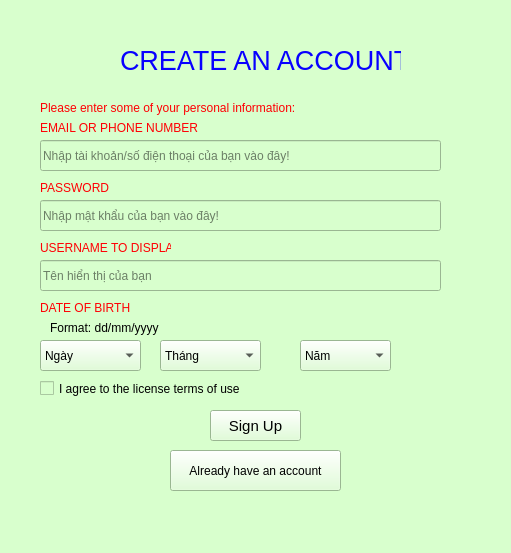
<?xml version="1.0" encoding="UTF-8"?>
<ui version="4.0">
 <class>MainWindow</class>
 <widget class="QMainWindow" name="MainWindow">
  <property name="geometry">
   <rect>
    <x>0</x>
    <y>0</y>
    <width>511</width>
    <height>553</height>
   </rect>
  </property>
  <property name="windowTitle">
   <string>Register</string>
  </property>
  <property name="styleSheet">
   <string notr="true">background-color: rgb(216, 255, 205);</string>
  </property>
  <widget class="QWidget" name="centralwidget">
   <widget class="QLabel" name="label">
    <property name="geometry">
     <rect>
      <x>120</x>
      <y>0</y>
      <width>281</width>
      <height>121</height>
     </rect>
    </property>
    <property name="font">
     <font>
      <pointsize>20</pointsize>
     </font>
    </property>
    <property name="styleSheet">
     <string notr="true">color: rgb(8, 0, 255);</string>
    </property>
    <property name="text">
     <string>CREATE AN ACCOUNT</string>
    </property>
   </widget>
   <widget class="QLabel" name="lb_name">
    <property name="geometry">
     <rect>
      <x>40</x>
      <y>120</y>
      <width>161</width>
      <height>16</height>
     </rect>
    </property>
    <property name="styleSheet">
     <string notr="true">color: rgb(255, 0, 4);</string>
    </property>
    <property name="text">
     <string>EMAIL OR PHONE NUMBER</string>
    </property>
   </widget>
   <widget class="QLineEdit" name="le_account">
    <property name="geometry">
     <rect>
      <x>40</x>
      <y>140</y>
      <width>401</width>
      <height>31</height>
     </rect>
    </property>
    <property name="placeholderText">
     <string>Nhập tài khoản/số điện thoại của bạn vào đây!</string>
    </property>
   </widget>
   <widget class="QLabel" name="lb_password">
    <property name="geometry">
     <rect>
      <x>40</x>
      <y>180</y>
      <width>71</width>
      <height>16</height>
     </rect>
    </property>
    <property name="styleSheet">
     <string notr="true">color: rgb(255, 0, 4);</string>
    </property>
    <property name="text">
     <string>PASSWORD</string>
    </property>
   </widget>
   <widget class="QLineEdit" name="le_password">
    <property name="geometry">
     <rect>
      <x>40</x>
      <y>200</y>
      <width>401</width>
      <height>31</height>
     </rect>
    </property>
    <property name="echoMode">
     <enum>QLineEdit::Password</enum>
    </property>
    <property name="placeholderText">
     <string>Nhập mật khẩu của bạn vào đây!</string>
    </property>
   </widget>
   <widget class="QLabel" name="lb_fullname">
    <property name="geometry">
     <rect>
      <x>40</x>
      <y>240</y>
      <width>131</width>
      <height>16</height>
     </rect>
    </property>
    <property name="styleSheet">
     <string notr="true">color: rgb(255, 0, 4);</string>
    </property>
    <property name="text">
     <string>USERNAME TO DISPLAY</string>
    </property>
   </widget>
   <widget class="QLineEdit" name="le_fullname">
    <property name="geometry">
     <rect>
      <x>40</x>
      <y>260</y>
      <width>401</width>
      <height>31</height>
     </rect>
    </property>
    <property name="placeholderText">
     <string>Tên hiển thị của bạn</string>
    </property>
   </widget>
   <widget class="QLabel" name="lb_date">
    <property name="geometry">
     <rect>
      <x>40</x>
      <y>300</y>
      <width>101</width>
      <height>16</height>
     </rect>
    </property>
    <property name="styleSheet">
     <string notr="true">color: rgb(255, 0, 4);</string>
    </property>
    <property name="text">
     <string>DATE OF BIRTH</string>
    </property>
   </widget>
   <widget class="QComboBox" name="cb_month">
    <property name="geometry">
     <rect>
      <x>160</x>
      <y>340</y>
      <width>101</width>
      <height>31</height>
     </rect>
    </property>
    <item>
     <property name="text">
      <string>Tháng</string>
     </property>
    </item>
    <item>
     <property name="text">
      <string>Tháng 1</string>
     </property>
    </item>
    <item>
     <property name="text">
      <string>Tháng 2</string>
     </property>
    </item>
    <item>
     <property name="text">
      <string>Tháng 3</string>
     </property>
    </item>
    <item>
     <property name="text">
      <string>Tháng 4</string>
     </property>
    </item>
    <item>
     <property name="text">
      <string>Tháng 5</string>
     </property>
    </item>
    <item>
     <property name="text">
      <string>Tháng 6</string>
     </property>
    </item>
    <item>
     <property name="text">
      <string>Tháng 7</string>
     </property>
    </item>
    <item>
     <property name="text">
      <string>Tháng 8</string>
     </property>
    </item>
    <item>
     <property name="text">
      <string>Tháng 9</string>
     </property>
    </item>
    <item>
     <property name="text">
      <string>Tháng 10</string>
     </property>
    </item>
    <item>
     <property name="text">
      <string>Tháng 11</string>
     </property>
    </item>
    <item>
     <property name="text">
      <string>Tháng 12</string>
     </property>
    </item>
   </widget>
   <widget class="QComboBox" name="cb_day">
    <property name="geometry">
     <rect>
      <x>40</x>
      <y>340</y>
      <width>101</width>
      <height>31</height>
     </rect>
    </property>
    <item>
     <property name="text">
      <string>Ngày</string>
     </property>
    </item>
    <item>
     <property name="text">
      <string>1</string>
     </property>
    </item>
    <item>
     <property name="text">
      <string>2</string>
     </property>
    </item>
    <item>
     <property name="text">
      <string>3</string>
     </property>
    </item>
    <item>
     <property name="text">
      <string>4</string>
     </property>
    </item>
    <item>
     <property name="text">
      <string>5</string>
     </property>
    </item>
    <item>
     <property name="text">
      <string>6</string>
     </property>
    </item>
    <item>
     <property name="text">
      <string>7</string>
     </property>
    </item>
    <item>
     <property name="text">
      <string>8</string>
     </property>
    </item>
    <item>
     <property name="text">
      <string>9</string>
     </property>
    </item>
    <item>
     <property name="text">
      <string>10</string>
     </property>
    </item>
    <item>
     <property name="text">
      <string>11</string>
     </property>
    </item>
    <item>
     <property name="text">
      <string>12</string>
     </property>
    </item>
    <item>
     <property name="text">
      <string>13</string>
     </property>
    </item>
    <item>
     <property name="text">
      <string>14</string>
     </property>
    </item>
    <item>
     <property name="text">
      <string>15</string>
     </property>
    </item>
    <item>
     <property name="text">
      <string>16</string>
     </property>
    </item>
    <item>
     <property name="text">
      <string>17</string>
     </property>
    </item>
    <item>
     <property name="text">
      <string>18</string>
     </property>
    </item>
    <item>
     <property name="text">
      <string>19</string>
     </property>
    </item>
    <item>
     <property name="text">
      <string>20</string>
     </property>
    </item>
    <item>
     <property name="text">
      <string>21</string>
     </property>
    </item>
    <item>
     <property name="text">
      <string>22</string>
     </property>
    </item>
    <item>
     <property name="text">
      <string>23</string>
     </property>
    </item>
    <item>
     <property name="text">
      <string>24</string>
     </property>
    </item>
    <item>
     <property name="text">
      <string>25</string>
     </property>
    </item>
    <item>
     <property name="text">
      <string>26</string>
     </property>
    </item>
    <item>
     <property name="text">
      <string>27</string>
     </property>
    </item>
    <item>
     <property name="text">
      <string>28</string>
     </property>
    </item>
    <item>
     <property name="text">
      <string>29</string>
     </property>
    </item>
    <item>
     <property name="text">
      <string>30</string>
     </property>
    </item>
    <item>
     <property name="text">
      <string>31</string>
     </property>
    </item>
   </widget>
   <widget class="QComboBox" name="cb_year">
    <property name="geometry">
     <rect>
      <x>300</x>
      <y>340</y>
      <width>91</width>
      <height>31</height>
     </rect>
    </property>
    <item>
     <property name="text">
      <string>Năm</string>
     </property>
    </item>
    <item>
     <property name="text">
      <string>1995</string>
     </property>
    </item>
    <item>
     <property name="text">
      <string>1996</string>
     </property>
    </item>
    <item>
     <property name="text">
      <string>1997</string>
     </property>
    </item>
    <item>
     <property name="text">
      <string>1998</string>
     </property>
    </item>
    <item>
     <property name="text">
      <string>1999</string>
     </property>
    </item>
    <item>
     <property name="text">
      <string>2000</string>
     </property>
    </item>
    <item>
     <property name="text">
      <string>2001</string>
     </property>
    </item>
    <item>
     <property name="text">
      <string>2002</string>
     </property>
    </item>
    <item>
     <property name="text">
      <string>2003</string>
     </property>
    </item>
    <item>
     <property name="text">
      <string>2004</string>
     </property>
    </item>
    <item>
     <property name="text">
      <string>2005</string>
     </property>
    </item>
    <item>
     <property name="text">
      <string>2006</string>
     </property>
    </item>
    <item>
     <property name="text">
      <string>2007</string>
     </property>
    </item>
    <item>
     <property name="text">
      <string>2008</string>
     </property>
    </item>
    <item>
     <property name="text">
      <string>2009</string>
     </property>
    </item>
    <item>
     <property name="text">
      <string>2010</string>
     </property>
    </item>
    <item>
     <property name="text">
      <string>2011</string>
     </property>
    </item>
    <item>
     <property name="text">
      <string>2012</string>
     </property>
    </item>
    <item>
     <property name="text">
      <string>2013</string>
     </property>
    </item>
    <item>
     <property name="text">
      <string>2014</string>
     </property>
    </item>
   </widget>
   <widget class="QLabel" name="label_6">
    <property name="geometry">
     <rect>
      <x>50</x>
      <y>320</y>
      <width>121</width>
      <height>16</height>
     </rect>
    </property>
    <property name="text">
     <string>Format: dd/mm/yyyy</string>
    </property>
   </widget>
   <widget class="QCheckBox" name="chb_agree">
    <property name="geometry">
     <rect>
      <x>40</x>
      <y>380</y>
      <width>251</width>
      <height>17</height>
     </rect>
    </property>
    <property name="font">
     <font>
      <pointsize>9</pointsize>
     </font>
    </property>
    <property name="text">
     <string>I agree to the license terms of use</string>
    </property>
   </widget>
   <widget class="QPushButton" name="bt_signup">
    <property name="geometry">
     <rect>
      <x>210</x>
      <y>410</y>
      <width>91</width>
      <height>31</height>
     </rect>
    </property>
    <property name="font">
     <font>
      <pointsize>11</pointsize>
     </font>
    </property>
    <property name="text">
     <string>Sign Up</string>
    </property>
   </widget>
   <widget class="QLabel" name="label_7">
    <property name="geometry">
     <rect>
      <x>40</x>
      <y>100</y>
      <width>271</width>
      <height>16</height>
     </rect>
    </property>
    <property name="font">
     <font>
      <pointsize>9</pointsize>
     </font>
    </property>
    <property name="styleSheet">
     <string notr="true">color: rgb(255, 0, 4);</string>
    </property>
    <property name="text">
     <string>Please enter some of your personal information:</string>
    </property>
   </widget>
   <widget class="QPushButton" name="bt_already">
    <property name="geometry">
     <rect>
      <x>170</x>
      <y>450</y>
      <width>171</width>
      <height>41</height>
     </rect>
    </property>
    <property name="font">
     <font>
      <pointsize>9</pointsize>
     </font>
    </property>
    <property name="text">
     <string>Already have an account</string>
    </property>
   </widget>
  </widget>
  <widget class="QStatusBar" name="statusbar"/>
  <widget class="QMenuBar" name="menubar">
   <property name="geometry">
    <rect>
     <x>0</x>
     <y>0</y>
     <width>511</width>
     <height>21</height>
    </rect>
   </property>
  </widget>
 </widget>
 <resources/>
 <connections/>
</ui>
